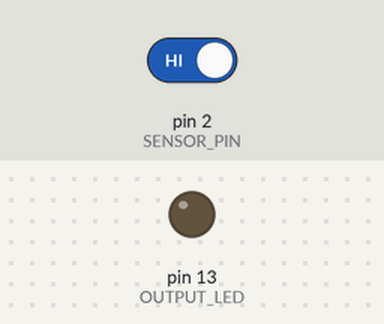
A sketch run on a simulated Arduino Uno, built with avr-gcc and run on an emulated ATmega328P. Parts: output pins drawn as LEDs (lit = HIGH). The inputs (shaded band) are chosen by the test bench; at power-on: pin 2 (SENSOR_PIN) HIGH.

Above: at 1.2 s.
1.3 s: pin 2 (SENSOR_PIN) driven LOW
At 2.1 s:
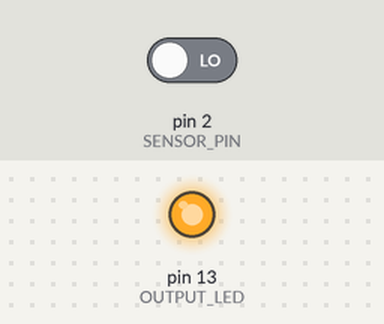
2.8 s: pin 2 (SENSOR_PIN) driven HIGH
At 3.2 s:
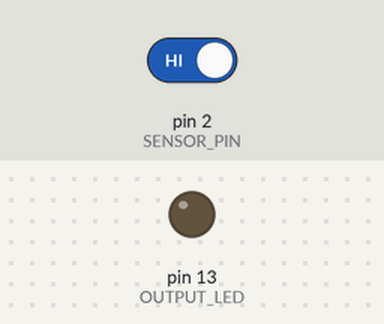
Timing chart, 0 to 5.8 s (numbered marks = the images above; inputs shaded):
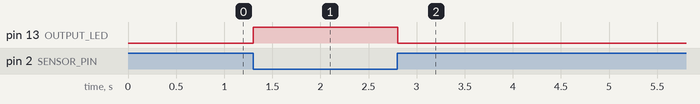

The sketch:

ir_hand_detector.ino
```cpp
// LearnLens lesson "ir-hand-detector" – reference sketch for the Arduino UNO Q (MCU side).
//
// Wiring (USB unplugged while wiring):
//   KY-032 +V  -> 3.3V   (UNO Q GPIO is 3.3V logic)
//   KY-032 GND -> GND
//   KY-032 OUT -> D2
//   KY-032 EN  -> not connected (keep the green EN jumper on)
//
// The KY-032 output is ACTIVE LOW: HIGH = nothing there, LOW = obstacle/hand detected.

const int SENSOR_PIN = 2;
const int OUTPUT_LED = LED_BUILTIN;  // if your core reports this as undefined, use one of the
                                     // UNO Q user LED pin names from the board's pinout instead

void setup() {
  pinMode(SENSOR_PIN, INPUT_PULLUP);
  pinMode(OUTPUT_LED, OUTPUT);
}

void loop() {
  bool handDetected = digitalRead(SENSOR_PIN) == LOW;
  // Some onboard LEDs are wired active-low. If the LED is ON without a hand, swap HIGH and LOW.
  digitalWrite(OUTPUT_LED, handDetected ? HIGH : LOW);
  delay(20);
}
```

Measured:
- after the input at 1.3 s, pin 13 (OUTPUT_LED): LOW → HIGH at once
- after the input at 2.8 s, pin 13 (OUTPUT_LED): HIGH → LOW at once
